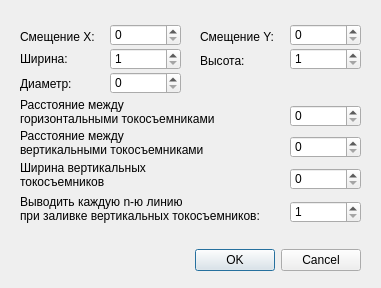
<?xml version="1.0" encoding="UTF-8"?>
<ui version="4.0">
 <class>AddMaskDialog</class>
 <widget class="QDialog" name="AddMaskDialog">
  <property name="geometry">
   <rect>
    <x>0</x>
    <y>0</y>
    <width>381</width>
    <height>288</height>
   </rect>
  </property>
  <property name="windowTitle">
   <string>Добавить маску для ФЭПа</string>
  </property>
  <widget class="QDialogButtonBox" name="buttonBox">
   <property name="geometry">
    <rect>
     <x>140</x>
     <y>240</y>
     <width>221</width>
     <height>41</height>
    </rect>
   </property>
   <property name="orientation">
    <enum>Qt::Horizontal</enum>
   </property>
   <property name="standardButtons">
    <set>QDialogButtonBox::Cancel|QDialogButtonBox::Ok</set>
   </property>
  </widget>
  <widget class="QSpinBox" name="spinWidth">
   <property name="geometry">
    <rect>
     <x>110</x>
     <y>48</y>
     <width>71</width>
     <height>22</height>
    </rect>
   </property>
   <property name="minimum">
    <number>1</number>
   </property>
   <property name="maximum">
    <number>99999</number>
   </property>
  </widget>
  <widget class="QSpinBox" name="spinHeight">
   <property name="geometry">
    <rect>
     <x>290</x>
     <y>48</y>
     <width>71</width>
     <height>22</height>
    </rect>
   </property>
   <property name="minimum">
    <number>1</number>
   </property>
   <property name="maximum">
    <number>99999</number>
   </property>
  </widget>
  <widget class="QLabel" name="label">
   <property name="geometry">
    <rect>
     <x>20</x>
     <y>51</y>
     <width>53</width>
     <height>16</height>
    </rect>
   </property>
   <property name="text">
    <string>Ширина:</string>
   </property>
  </widget>
  <widget class="QLabel" name="label_2">
   <property name="geometry">
    <rect>
     <x>200</x>
     <y>51</y>
     <width>51</width>
     <height>20</height>
    </rect>
   </property>
   <property name="text">
    <string>Высота:</string>
   </property>
  </widget>
  <widget class="QSpinBox" name="spinDiameter">
   <property name="geometry">
    <rect>
     <x>110</x>
     <y>72</y>
     <width>71</width>
     <height>22</height>
    </rect>
   </property>
   <property name="maximum">
    <number>99999</number>
   </property>
   <property name="value">
    <number>0</number>
   </property>
  </widget>
  <widget class="QLabel" name="label_3">
   <property name="geometry">
    <rect>
     <x>20</x>
     <y>76</y>
     <width>61</width>
     <height>16</height>
    </rect>
   </property>
   <property name="text">
    <string>Диаметр:</string>
   </property>
  </widget>
  <widget class="QSpinBox" name="spinHorLinesDistance">
   <property name="geometry">
    <rect>
     <x>290</x>
     <y>105</y>
     <width>71</width>
     <height>22</height>
    </rect>
   </property>
   <property name="maximum">
    <number>99999</number>
   </property>
  </widget>
  <widget class="QLabel" name="label_4">
   <property name="geometry">
    <rect>
     <x>20</x>
     <y>96</y>
     <width>211</width>
     <height>31</height>
    </rect>
   </property>
   <property name="text">
    <string>Расстояние между
горизонтальными токосъемниками</string>
   </property>
  </widget>
  <widget class="QLabel" name="label_5">
   <property name="geometry">
    <rect>
     <x>20</x>
     <y>127</y>
     <width>211</width>
     <height>31</height>
    </rect>
   </property>
   <property name="text">
    <string>Расстояние между
вертикальными токосъемниками</string>
   </property>
  </widget>
  <widget class="QSpinBox" name="spinVertLinesDistance">
   <property name="geometry">
    <rect>
     <x>290</x>
     <y>136</y>
     <width>71</width>
     <height>22</height>
    </rect>
   </property>
   <property name="maximum">
    <number>99999</number>
   </property>
  </widget>
  <widget class="QLabel" name="label_6">
   <property name="geometry">
    <rect>
     <x>20</x>
     <y>159</y>
     <width>151</width>
     <height>31</height>
    </rect>
   </property>
   <property name="text">
    <string>Ширина вертикальных
токосъемников</string>
   </property>
  </widget>
  <widget class="QSpinBox" name="spinVertLinesWidth">
   <property name="geometry">
    <rect>
     <x>290</x>
     <y>168</y>
     <width>71</width>
     <height>22</height>
    </rect>
   </property>
   <property name="maximum">
    <number>99999</number>
   </property>
  </widget>
  <widget class="QLabel" name="label_7">
   <property name="geometry">
    <rect>
     <x>20</x>
     <y>29</y>
     <width>81</width>
     <height>16</height>
    </rect>
   </property>
   <property name="text">
    <string>Смещение X:</string>
   </property>
  </widget>
  <widget class="QSpinBox" name="spinOffsetX">
   <property name="geometry">
    <rect>
     <x>110</x>
     <y>24</y>
     <width>71</width>
     <height>22</height>
    </rect>
   </property>
   <property name="maximum">
    <number>99999</number>
   </property>
  </widget>
  <widget class="QSpinBox" name="spinOffsetY">
   <property name="geometry">
    <rect>
     <x>290</x>
     <y>24</y>
     <width>71</width>
     <height>22</height>
    </rect>
   </property>
   <property name="maximum">
    <number>99999</number>
   </property>
  </widget>
  <widget class="QLabel" name="label_8">
   <property name="geometry">
    <rect>
     <x>200</x>
     <y>29</y>
     <width>81</width>
     <height>16</height>
    </rect>
   </property>
   <property name="text">
    <string>Смещение Y:</string>
   </property>
  </widget>
  <widget class="QSpinBox" name="spinVertLinesDrawEveryLine">
   <property name="geometry">
    <rect>
     <x>290</x>
     <y>201</y>
     <width>71</width>
     <height>22</height>
    </rect>
   </property>
   <property name="minimum">
    <number>1</number>
   </property>
   <property name="maximum">
    <number>99999</number>
   </property>
  </widget>
  <widget class="QLabel" name="label_9">
   <property name="geometry">
    <rect>
     <x>20</x>
     <y>188</y>
     <width>261</width>
     <height>41</height>
    </rect>
   </property>
   <property name="text">
    <string>Выводить каждую n-ю линию
при заливке вертикальных токосъемников:</string>
   </property>
  </widget>
 </widget>
 <tabstops>
  <tabstop>spinOffsetX</tabstop>
  <tabstop>spinOffsetY</tabstop>
  <tabstop>spinWidth</tabstop>
  <tabstop>spinHeight</tabstop>
  <tabstop>spinDiameter</tabstop>
  <tabstop>spinHorLinesDistance</tabstop>
  <tabstop>spinVertLinesDistance</tabstop>
  <tabstop>spinVertLinesWidth</tabstop>
  <tabstop>spinVertLinesDrawEveryLine</tabstop>
  <tabstop>buttonBox</tabstop>
 </tabstops>
 <resources/>
 <connections>
  <connection>
   <sender>buttonBox</sender>
   <signal>accepted()</signal>
   <receiver>AddMaskDialog</receiver>
   <slot>accept()</slot>
   <hints>
    <hint type="sourcelabel">
     <x>248</x>
     <y>254</y>
    </hint>
    <hint type="destinationlabel">
     <x>157</x>
     <y>274</y>
    </hint>
   </hints>
  </connection>
  <connection>
   <sender>buttonBox</sender>
   <signal>rejected()</signal>
   <receiver>AddMaskDialog</receiver>
   <slot>reject()</slot>
   <hints>
    <hint type="sourcelabel">
     <x>316</x>
     <y>260</y>
    </hint>
    <hint type="destinationlabel">
     <x>286</x>
     <y>274</y>
    </hint>
   </hints>
  </connection>
 </connections>
</ui>
